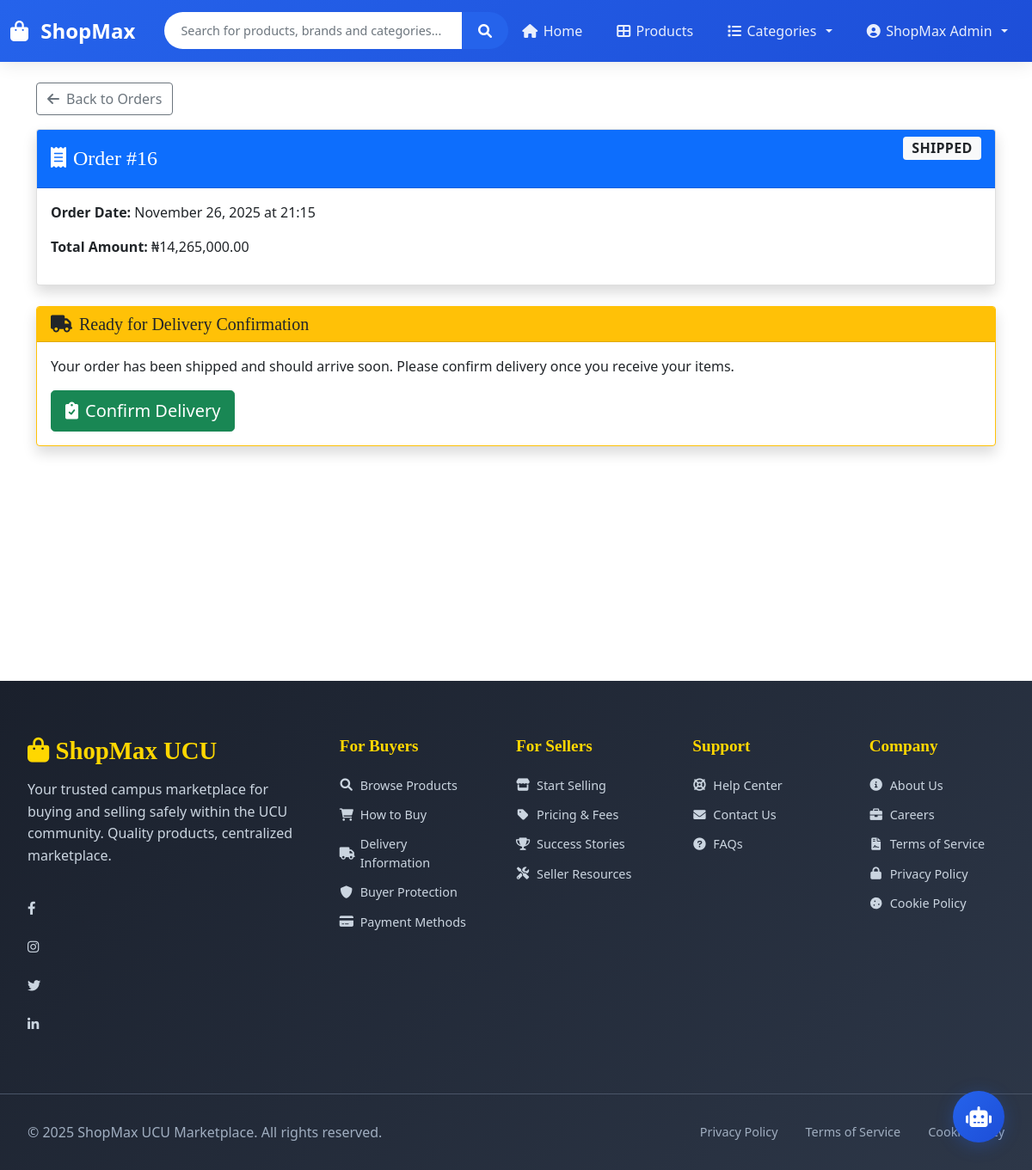
The app's page /order/16 (signed in) with its own data.
### app.py (models this page shows)
class User(db.Model):
    __tablename__ = 'users'
    id = db.Column(db.Integer, primary_key=True)
    fullname = db.Column(db.String(100), nullable=False)
    email = db.Column(db.String(100), unique=True, nullable=False)
    phone = db.Column(db.String(20), nullable=True)
    location = db.Column(db.String(100), nullable=True)
    password = db.Column(db.String(200), nullable=True)
    user_type = db.Column(db.String(20), nullable=False)  # buyer, seller, admin
    delivery_address = db.Column(db.Text)
    business_name = db.Column(db.String(100))
    business_address = db.Column(db.Text)
    nin = db.Column(db.String(50))
    subscription_tier = db.Column(db.String(20), default='basic')
    subscription_expiry = db.Column(db.DateTime)
    created_at = db.Column(db.DateTime, default=datetime.utcnow)
    updated_at = db.Column(db.DateTime, default=datetime.utcnow, onupdate=datetime.utcnow)
    business_type = db.Column(db.String(50))
    business_description = db.Column(db.Text)
    business_phone = db.Column(db.String(20))
    business_email = db.Column(db.String(100))
    products = db.relationship('Product', backref='seller', lazy=True)
    orders = db.relationship('Order', backref='user', lazy=True)
    order_items = db.relationship('OrderItem', backref='seller', lazy=True)
    wishlists = db.relationship('Wishlist', backref='user', lazy=True)
    carts = db.relationship('Cart', backref='user', lazy=True)
    reviews = db.relationship('Review', backref='user', lazy=True)

class Order(db.Model):
    __tablename__ = 'orders'
    id = db.Column(db.Integer, primary_key=True)
    total_amount = db.Column(db.Float, nullable=False)
    status = db.Column(db.String(20), default='pending')
    delivery_address = db.Column(db.Text)
    payment_method = db.Column(db.String(50))
    payment_status = db.Column(db.String(20), default='pending')
    user_id = db.Column(db.Integer, db.ForeignKey('users.id'), nullable=False)
    created_at = db.Column(db.DateTime, default=datetime.utcnow)
    updated_at = db.Column(db.DateTime, default=datetime.utcnow, onupdate=datetime.utcnow)
    tracking_number = db.Column(db.String(100), unique=True)
    estimated_delivery = db.Column(db.DateTime)
    actual_delivery = db.Column(db.DateTime)
    order_items = db.relationship('OrderItem', backref='order', lazy=True)

### app.py (the view, shortened to what this page needs)
@app.route('/order/<int:order_id>')
@login_required
def order_details(order_id):
    user = get_current_user()
    order = Order.query.get_or_404(order_id)
    if user.user_type == 'buyer' and order.user_id != user.id:
        flash('You can only view your own orders.', 'danger')
        return redirect(url_for('user_orders'))
    order_items = OrderItem.query.filter_by(order_id=order_id).all()
    tracking_updates = OrderTracking.query.filter_by(order_id=order_id).order_by(OrderTracking.created_at).all()
    delivery_assignment = DeliveryAssignment.query.filter_by(order_id=order_id).first()
    delivery_confirmation = DeliveryConfirmation.query.filter_by(order_id=order_id).first()
    return render_template('order_details.html',
                         order=order,
                         order_items=order_items,
                         tracking_updates=tracking_updates,
                         delivery_assignment=delivery_assignment,
                         delivery_confirmation=delivery_confirmation,
                         user=user)

### templates/order_details.html (shortened to what this page needs)
{% extends "base.html" %}
{% block content %}
<div class="container mt-4">
    <div class="row">
        <div class="col-12">
            <a href="{{ url_for('user_orders') }}" class="btn btn-outline-secondary mb-3">
                <i class="fas fa-arrow-left me-2"></i>Back to Orders
            </a>
            <div class="card shadow mb-4">
                <div class="card-header bg-primary text-white">
                    <div class="row align-items-center">
                        <div class="col-md-6">
                            <h4 class="mb-0">
                                <i class="fas fa-receipt me-2"></i>Order #{{ order.id }}
                            </h4>
                        </div>
                        <div class="col-md-6 text-md-end">
                            <span class="badge bg-light text-dark fs-6">{{ order.status|title }}</span>
                        </div>
                    </div>
                </div>
                <div class="card-body">
                    <div class="row">
                        <div class="col-md-6">
                            <p><strong>Order Date:</strong> {{ order.created_at.strftime('%B %d, %Y at %H:%M') }}</p>
                            <p><strong>Total Amount:</strong> ₦{{ "{:,.2f}".format(order.total_amount) }}</p>
                        </div>
                        <div class="col-md-6">
                        </div>
                    </div>
                </div>
            </div>
            {% if order.status in ['shipped', 'delivered'] and not order.delivery_confirmed_at %}
            <div class="card border-warning shadow mb-4">
                <div class="card-header bg-warning text-dark">
                    <h5 class="mb-0">
                        <i class="fas fa-truck me-2"></i>Ready for Delivery Confirmation
                    </h5>
                </div>
                <div class="card-body">
                    <p>Your order has been shipped and should arrive soon. Please confirm delivery once you receive your items.</p>
                    <a href="{{ url_for('delivery_confirmation', order_id=order.id) }}" class="btn btn-success btn-lg">
                        <i class="fas fa-clipboard-check me-2"></i>Confirm Delivery
                    </a>
                </div>
            </div>
            {% endif %}
        </div>
    </div>
</div>
{% endblock %}

### templates/base.html (shortened to what this page needs)
<!DOCTYPE html>
<html lang="en">
<head>
    <link rel="stylesheet" href="{{ url_for('static', filename='css/style.css') }}">
    <link href="https://cdn.jsdelivr.net/npm/bootstrap@5.1.3/dist/css/bootstrap.min.css" rel="stylesheet">
    <link href="https://cdnjs.cloudflare.com/ajax/libs/font-awesome/6.0.0/css/all.min.css" rel="stylesheet">
    <link href="https://cdn.datatables.net/1.11.5/css/dataTables.bootstrap5.min.css" rel="stylesheet">
</head>
<body>
    <nav class="navbar navbar-expand-lg navbar-light modern-nav">
        <div class="container-fluid">
            <a class="navbar-brand" href="{{ url_for('home') }}">
                <i class="fas fa-shopping-bag"></i>
                ShopMax
            </a>
            <div class="collapse navbar-collapse" id="navbarContent">
                <div class="nav-search mx-lg-auto my-2 my-lg-0">
                    <form class="search-form d-flex" action="{{ url_for('products') }}" method="GET">
                        <input type="text" name="q" class="search-input form-control" placeholder="Search for products, brands and categories...">
                        <button type="submit" class="search-btn btn btn-primary">
                            <i class="fas fa-search"></i>
                        </button>
                    </form>
                </div>
                <ul class="navbar-nav ms-auto mb-2 mb-lg-0">
                    <li class="nav-item">
                        <a href="{{ url_for('home') }}" class="nav-link {% if request.endpoint == 'home' %}active{% endif %}">
                            <i class="fas fa-home"></i>
                            Home
                        </a>
                    </li>
                    <li class="nav-item">
                        <a href="{{ url_for('products') }}" class="nav-link {% if request.endpoint == 'products' %}active{% endif %}">
                            <i class="fas fa-th-large"></i>
                            Products
                        </a>
                    </li>
                    <li class="nav-item dropdown">
                        <a class="nav-link dropdown-toggle" href="#" id="categoriesDropdown" role="button" data-bs-toggle="dropdown">
                            <i class="fas fa-list"></i>
                            Categories
                        </a>
                    </li>
                    <li class="nav-item dropdown">
                        {% if session.user_id %}
                            <a class="nav-link dropdown-toggle" href="#" id="userDropdown" role="button" data-bs-toggle="dropdown">
                                <i class="fas fa-user-circle"></i>
                                {{ session.user_name }}
                            </a>
                        {% endif %}
                    </li>
                </ul>
            </div>
        </div>
    </nav>
    <div class="main-content">
        {% block content %}{% endblock %}
    </div>
    <footer class="modern-footer">
        <div class="footer-container">
            <div class="footer-section">
                <div class="footer-logo">
                    <h3><i class="fas fa-shopping-bag"></i> ShopMax UCU</h3>
                    <p>Your trusted campus marketplace for buying and selling safely within the UCU community. Quality products, centralized marketplace.</p>
                </div>
                <div class="social-links">
                    <a href="#" class="social-link" title="Facebook">
                        <i class="fab fa-facebook-f"></i>
                    </a>
                    <a href="#" class="social-link" title="Instagram">
                        <i class="fab fa-instagram"></i>
                    </a>
                    <a href="#" class="social-link" title="Twitter">
                        <i class="fab fa-twitter"></i>
                    </a>
                    <a href="#" class="social-link" title="LinkedIn">
                        <i class="fab fa-linkedin-in"></i>
                    </a>
                </div>
            </div>
            <div class="footer-section">
                <h4>For Buyers</h4>
                <ul>
                    <li><a href="{{ url_for('products') }}"><i class="fas fa-search"></i> Browse Products</a></li>
                    <li><a href="{{ url_for('how_to_buy') }}"><i class="fas fa-shopping-cart"></i> How to Buy</a></li>
                    <li><a href="{{ url_for('delivery_info') }}"><i class="fas fa-truck"></i> Delivery Information</a></li>
                    <li><a href="{{ url_for('under_construction') }}" title="Coming soon"><i class="fas fa-shield-alt"></i> Buyer Protection</a></li>
                    <li><a href="{{ url_for('payment_methods') }}"><i class="fas fa-credit-card"></i> Payment Methods</a></li>
                </ul>
            </div>
            <div class="footer-section">
                <h4>For Sellers</h4>
                <ul>
                    <li><a href="{{ url_for('register_seller') }}"><i class="fas fa-store"></i> Start Selling</a></li>
                    <li><a href="{{ url_for('under_construction') }}" title="Coming soon"><i class="fas fa-tag"></i> Pricing & Fees</a></li>
                    <li><a href="{{ url_for('success_stories') }}"><i class="fas fa-trophy"></i> Success Stories</a></li>
                    <li><a href="{{ url_for('under_construction') }}" title="Coming soon"><i class="fas fa-tools"></i> Seller Resources</a></li>
                </ul>
            </div>
            <div class="footer-section">
                <h4>Support</h4>
                <ul>
                    <li><a href="{{ url_for('help_center') }}"><i class="fas fa-life-ring"></i> Help Center</a></li>
                    <li><a href="{{ url_for('contact_us') }}"><i class="fas fa-envelope"></i> Contact Us</a></li>
                    <li><a href="{{ url_for('faqs') }}"><i class="fas fa-question-circle"></i> FAQs</a></li>
                </ul>
            </div>
            <div class="footer-section">
                <h4>Company</h4>
                <ul>
                    <li><a href="{{ url_for('about_us') }}"><i class="fas fa-info-circle"></i> About Us</a></li>
                    <li><a href="{{ url_for('careers') }}"><i class="fas fa-briefcase"></i> Careers</a></li>
                    <li><a href="{{ url_for('terms_of_service') }}"><i class="fas fa-file-contract"></i> Terms of Service</a></li>
                    <li><a href="{{ url_for('privacy_policy') }}"><i class="fas fa-lock"></i> Privacy Policy</a></li>
                    <li><a href="{{ url_for('cookie_policy') }}"><i class="fas fa-cookie"></i> Cookie Policy</a></li>
                </ul>
            </div>
        </div>
        <div class="footer-bottom">
            <div class="footer-bottom-content">
                <p>&copy; 2025 ShopMax UCU Marketplace. All rights reserved.</p>
                <div class="footer-legal">
                    <a href="{{ url_for('privacy_policy') }}">Privacy Policy</a>
                    <a href="{{ url_for('terms_of_service') }}">Terms of Service</a>
                    <a href="{{ url_for('cookie_policy') }}">Cookie Policy</a>
                </div>
            </div>
        </div>
    </footer>
    <div class="chatbot-container">
        <button class="chatbot-toggle" id="chatbotToggle">
            <i class="fas fa-robot"></i>
        </button>
    </div>
</body>
</html>

### records on screen
User: user_name "ShopMax Admin"
Order: id "16", status "SHIPPED", created_at "November 26, 2025 at 21:15", total_amount "14,265,000.00"
